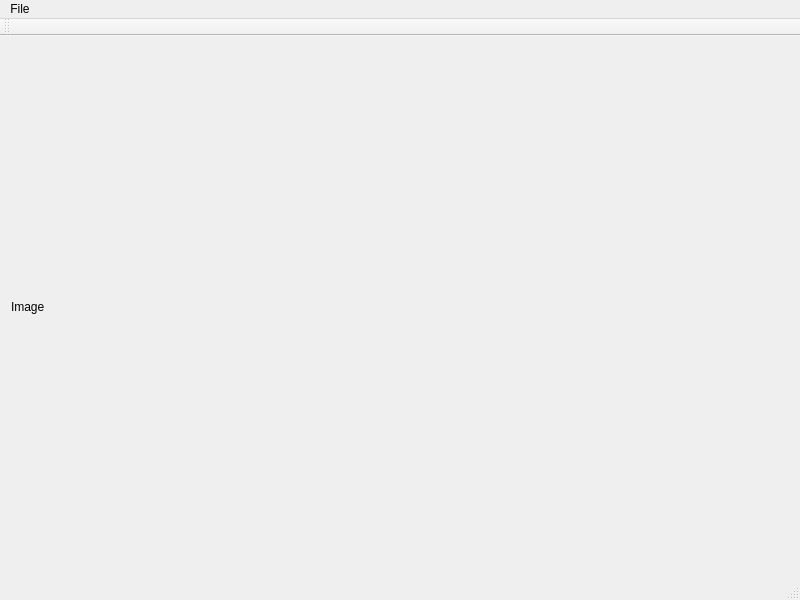
<?xml version="1.0" encoding="UTF-8"?>
<ui version="4.0">
 <class>MainWindow</class>
 <widget class="QMainWindow" name="MainWindow">
  <property name="geometry">
   <rect>
    <x>0</x>
    <y>0</y>
    <width>800</width>
    <height>600</height>
   </rect>
  </property>
  <property name="windowTitle">
   <string>MainWindow</string>
  </property>
  <widget class="QWidget" name="centralWidget">
   <layout class="QVBoxLayout" name="verticalLayout">
    <item>
     <widget class="QLabel" name="label">
      <property name="text">
       <string>Image</string>
      </property>
     </widget>
    </item>
   </layout>
  </widget>
  <widget class="QMenuBar" name="menuBar">
   <property name="geometry">
    <rect>
     <x>0</x>
     <y>0</y>
     <width>800</width>
     <height>19</height>
    </rect>
   </property>
   <widget class="QMenu" name="menuFile">
    <property name="title">
     <string>File</string>
    </property>
    <addaction name="actionOpen"/>
    <addaction name="separator"/>
    <addaction name="actionExit"/>
   </widget>
   <addaction name="menuFile"/>
  </widget>
  <widget class="QToolBar" name="mainToolBar">
   <attribute name="toolBarArea">
    <enum>TopToolBarArea</enum>
   </attribute>
   <attribute name="toolBarBreak">
    <bool>false</bool>
   </attribute>
  </widget>
  <widget class="QStatusBar" name="statusBar"/>
  <action name="actionOpen">
   <property name="text">
    <string>&amp;Open</string>
   </property>
  </action>
  <action name="actionExit">
   <property name="text">
    <string>E&amp;xit</string>
   </property>
  </action>
 </widget>
 <layoutdefault spacing="6" margin="11"/>
 <resources/>
 <connections/>
</ui>
